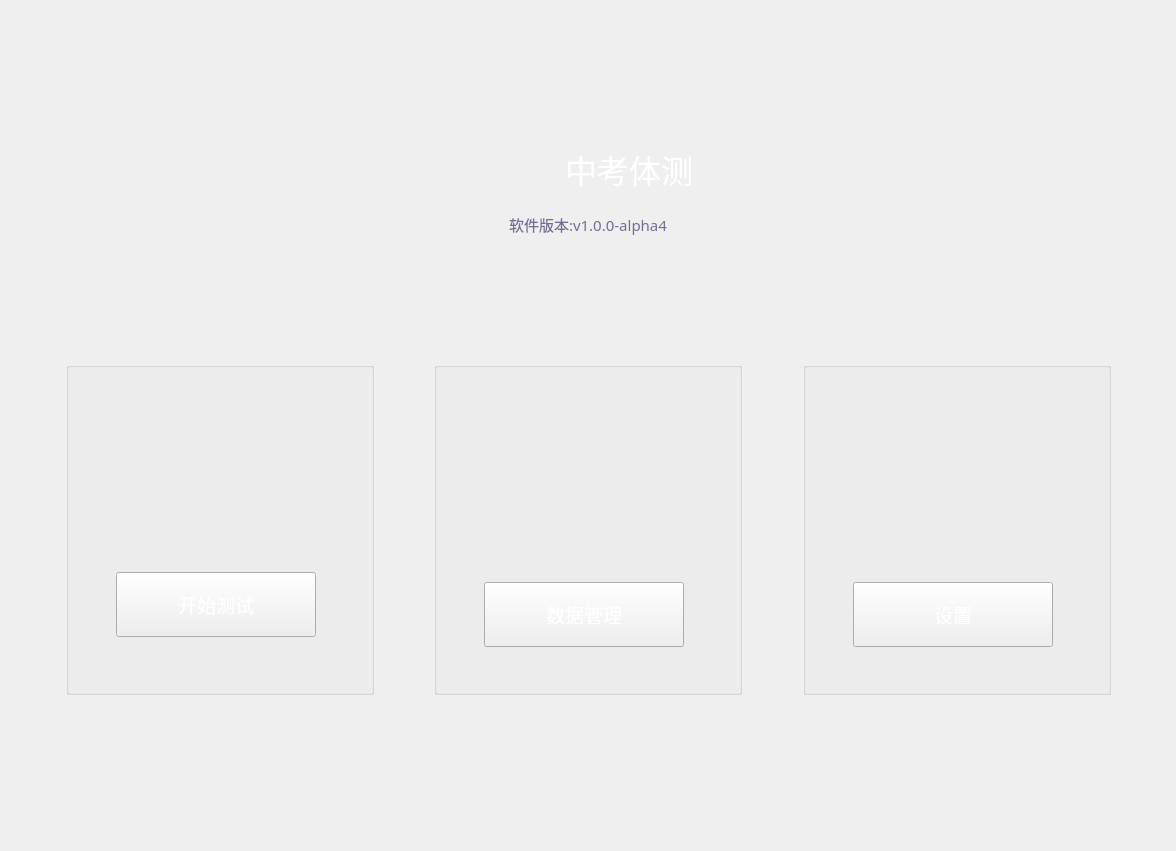
   <widget class="QWidget" name="page">
    <layout class="QVBoxLayout" name="verticalLayout_5">
     <item>
      <layout class="QHBoxLayout" name="horizontalLayout_2"/>
     </item>
     <item>
      <spacer name="verticalSpacer">
       <property name="orientation">
        <enum>Qt::Vertical</enum>
       </property>
       <property name="sizeType">
        <enum>QSizePolicy::Maximum</enum>
       </property>
       <property name="sizeHint" stdset="0">
        <size>
         <width>20</width>
         <height>120</height>
        </size>
       </property>
      </spacer>
     </item>
     <item>
      <layout class="QHBoxLayout" name="horizontalLayout_26">
       <item>
        <spacer name="horizontalSpacer_32">
         <property name="orientation">
          <enum>Qt::Horizontal</enum>
         </property>
         <property name="sizeHint" stdset="0">
          <size>
           <width>40</width>
           <height>20</height>
          </size>
         </property>
        </spacer>
       </item>
       <item>
        <layout class="QVBoxLayout" name="verticalLayout">
         <item>
          <layout class="QHBoxLayout" name="horizontalLayout_10">
           <item>
            <spacer name="horizontalSpacer_34">
             <property name="orientation">
              <enum>Qt::Horizontal</enum>
             </property>
             <property name="sizeHint" stdset="0">
              <size>
               <width>40</width>
               <height>20</height>
              </size>
             </property>
            </spacer>
           </item>
           <item>
            <widget class="QLabel" name="label_2">
             <property name="minimumSize">
              <size>
               <width>76</width>
               <height>76</height>
              </size>
             </property>
             <property name="maximumSize">
              <size>
               <width>76</width>
               <height>76</height>
              </size>
             </property>
             <property name="styleSheet">
              <string notr="true">border-image: url(:/resource/images/mainform/loginIcon.png);</string>
             </property>
             <property name="text">
              <string/>
             </property>
            </widget>
           </item>
           <item>
            <widget class="QLabel" name="label_3">
             <property name="minimumSize">
              <size>
               <width>192</width>
               <height>46</height>
              </size>
             </property>
             <property name="maximumSize">
              <size>
               <width>193</width>
               <height>46</height>
              </size>
             </property>
             <property name="font">
              <font>
               <family>Microsoft YaHei</family>
               <pointsize>24</pointsize>
              </font>
             </property>
             <property name="styleSheet">
              <string notr="true">color: rgb(255, 255, 255);</string>
             </property>
             <property name="text">
              <string>中考体测</string>
             </property>
             <property name="alignment">
              <set>Qt::AlignCenter</set>
             </property>
            </widget>
           </item>
           <item>
            <spacer name="horizontalSpacer_35">
             <property name="orientation">
              <enum>Qt::Horizontal</enum>
             </property>
             <property name="sizeHint" stdset="0">
              <size>
               <width>40</width>
               <height>20</height>
              </size>
             </property>
            </spacer>
           </item>
          </layout>
         </item>
         <item>
          <layout class="QHBoxLayout" name="horizontalLayout_9">
           <item>
            <spacer name="horizontalSpacer_5">
             <property name="orientation">
              <enum>Qt::Horizontal</enum>
             </property>
             <property name="sizeHint" stdset="0">
              <size>
               <width>40</width>
               <height>20</height>
              </size>
             </property>
            </spacer>
           </item>
           <item>
            <widget class="QLabel" name="label_11">
             <property name="minimumSize">
              <size>
               <width>139</width>
               <height>17</height>
              </size>
             </property>
             <property name="font">
              <font>
               <family>Microsoft YaHei</family>
               <pointsize>11</pointsize>
              </font>
             </property>
             <property name="styleSheet">
              <string notr="true">color: rgb(115, 109, 148);</string>
             </property>
             <property name="text">
              <string>软件版本:v1.0.0-alpha4</string>
             </property>
             <property name="alignment">
              <set>Qt::AlignCenter</set>
             </property>
            </widget>
           </item>
           <item>
            <spacer name="horizontalSpacer_7">
             <property name="orientation">
              <enum>Qt::Horizontal</enum>
             </property>
             <property name="sizeHint" stdset="0">
              <size>
               <width>40</width>
               <height>20</height>
              </size>
             </property>
            </spacer>
           </item>
          </layout>
         </item>
        </layout>
       </item>
       <item>
        <spacer name="horizontalSpacer_33">
         <property name="orientation">
          <enum>Qt::Horizontal</enum>
         </property>
         <property name="sizeHint" stdset="0">
          <size>
           <width>40</width>
           <height>20</height>
          </size>
         </property>
        </spacer>
       </item>
      </layout>
     </item>
     <item>
      <spacer name="verticalSpacer_22">
       <property name="orientation">
        <enum>Qt::Vertical</enum>
       </property>
       <property name="sizeType">
        <enum>QSizePolicy::Maximum</enum>
       </property>
       <property name="sizeHint" stdset="0">
        <size>
         <width>20</width>
         <height>120</height>
        </size>
       </property>
      </spacer>
     </item>
     <item>
      <layout class="QHBoxLayout" name="horizontalLayout">
       <item>
        <spacer name="horizontalSpacer">
         <property name="orientation">
          <enum>Qt::Horizontal</enum>
         </property>
         <property name="sizeHint" stdset="0">
          <size>
           <width>40</width>
           <height>20</height>
          </size>
         </property>
        </spacer>
       </item>
       <item>
        <widget class="QGroupBox" name="gbStartTestBtn">
         <property name="minimumSize">
          <size>
           <width>308</width>
           <height>333</height>
          </size>
         </property>
         <property name="title">
          <string/>
         </property>
         <widget class="QLabel" name="lbStartTestPic">
          <property name="geometry">
           <rect>
            <x>90</x>
            <y>50</y>
            <width>122</width>
            <height>138</height>
           </rect>
          </property>
          <property name="minimumSize">
           <size>
            <width>122</width>
            <height>138</height>
           </size>
          </property>
          <property name="styleSheet">
           <string notr="true">border-image: url(:/resource/images/mainform/startTestpng.png);</string>
          </property>
          <property name="text">
           <string/>
          </property>
         </widget>
         <widget class="QPushButton" name="pbStartTest">
          <property name="geometry">
           <rect>
            <x>50</x>
            <y>210</y>
            <width>200</width>
            <height>65</height>
           </rect>
          </property>
          <property name="minimumSize">
           <size>
            <width>200</width>
            <height>65</height>
           </size>
          </property>
          <property name="font">
           <font>
            <family>Microsoft YaHei</family>
            <pointsize>14</pointsize>
           </font>
          </property>
          <property name="styleSheet">
           <string notr="true">color: rgb(255, 255, 255);</string>
          </property>
          <property name="text">
           <string>开始测试</string>
          </property>
         </widget>
        </widget>
       </item>
       <item>
        <spacer name="horizontalSpacer_2">
         <property name="orientation">
          <enum>Qt::Horizontal</enum>
         </property>
         <property name="sizeHint" stdset="0">
          <size>
           <width>40</width>
           <height>20</height>
          </size>
         </property>
        </spacer>
       </item>
       <item>
        <widget class="QGroupBox" name="gbDataManageBtn">
         <property name="minimumSize">
          <size>
           <width>308</width>
           <height>333</height>
          </size>
         </property>
         <property name="title">
          <string/>
         </property>
         <widget class="QLabel" name="lbDataManage">
          <property name="geometry">
           <rect>
            <x>90</x>
            <y>40</y>
            <width>122</width>
            <height>138</height>
           </rect>
          </property>
          <property name="minimumSize">
           <size>
            <width>122</width>
            <height>138</height>
           </size>
          </property>
          <property name="styleSheet">
           <string notr="true">border-image: url(:/resource/images/mainform/dataManage.png);</string>
          </property>
          <property name="text">
           <string/>
          </property>
         </widget>
         <widget class="QPushButton" name="pbDataManage">
          <property name="geometry">
           <rect>
            <x>50</x>
            <y>220</y>
            <width>200</width>
            <height>65</height>
           </rect>
          </property>
          <property name="minimumSize">
           <size>
            <width>200</width>
            <height>65</height>
           </size>
          </property>
          <property name="font">
           <font>
            <family>Microsoft YaHei</family>
            <pointsize>14</pointsize>
           </font>
          </property>
          <property name="styleSheet">
           <string notr="true">color: rgb(255, 255, 255);</string>
          </property>
          <property name="text">
           <string>数据管理</string>
          </property>
         </widget>
        </widget>
       </item>
       <item>
        <spacer name="horizontalSpacer_26">
         <property name="orientation">
          <enum>Qt::Horizontal</enum>
         </property>
         <property name="sizeHint" stdset="0">
          <size>
           <width>40</width>
           <height>20</height>
          </size>
         </property>
        </spacer>
       </item>
       <item>
        <widget class="QGroupBox" name="gbSettingsBtn">
         <property name="minimumSize">
          <size>
           <width>308</width>
           <height>333</height>
          </size>
         </property>
         <property name="title">
          <string/>
         </property>
         <widget class="QPushButton" name="pbSetup">
          <property name="geometry">
           <rect>
            <x>50</x>
            <y>220</y>
            <width>200</width>
            <height>65</height>
           </rect>
          </property>
          <property name="minimumSize">
           <size>
            <width>200</width>
            <height>65</height>
           </size>
          </property>
          <property name="font">
           <font>
            <family>Microsoft YaHei</family>
            <pointsize>14</pointsize>
           </font>
          </property>
          <property name="styleSheet">
           <string notr="true">color: rgb(255, 255, 255);</string>
          </property>
          <property name="text">
           <string>设置</string>
          </property>
         </widget>
         <widget class="QLabel" name="lbDataManagePic">
          <property name="geometry">
           <rect>
            <x>90</x>
            <y>50</y>
            <width>122</width>
            <height>123</height>
           </rect>
          </property>
          <property name="minimumSize">
           <size>
            <width>122</width>
            <height>123</height>
           </size>
          </property>
          <property name="styleSheet">
           <string notr="true">border-image: url(:/resource/images/mainform/settings.png);</string>
          </property>
          <property name="text">
           <string/>
          </property>
         </widget>
        </widget>
       </item>
       <item>
        <spacer name="horizontalSpacer_4">
         <property name="orientation">
          <enum>Qt::Horizontal</enum>
         </property>
         <property name="sizeHint" stdset="0">
          <size>
           <width>40</width>
           <height>20</height>
          </size>
         </property>
        </spacer>
       </item>
      </layout>
     </item>
     <item>
      <spacer name="horizontalSpacer_3">
       <property name="orientation">
        <enum>Qt::Horizontal</enum>
       </property>
       <property name="sizeHint" stdset="0">
        <size>
         <width>1154</width>
         <height>20</height>
        </size>
       </property>
      </spacer>
     </item>
     <item>
      <spacer name="verticalSpacer_2">
       <property name="orientation">
        <enum>Qt::Vertical</enum>
       </property>
       <property name="sizeHint" stdset="0">
        <size>
         <width>20</width>
         <height>125</height>
        </size>
       </property>
      </spacer>
     </item>
    </layout>
   </widget>
